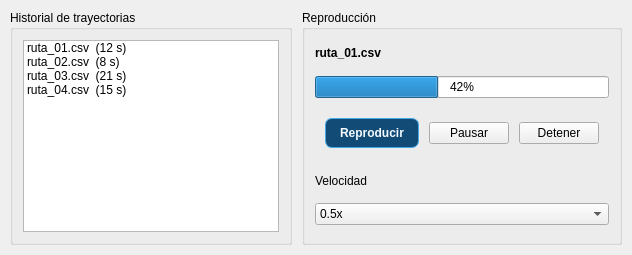
      <widget class="QWidget" name="tabReproduccion">
       <attribute name="title">
        <string>Reproducción</string>
       </attribute>
       <layout class="QHBoxLayout" name="horizontalLayout_reproduccion">
        <property name="spacing">
         <number>10</number>
        </property>
        <property name="leftMargin">
         <number>10</number>
        </property>
        <property name="topMargin">
         <number>10</number>
        </property>
        <property name="rightMargin">
         <number>10</number>
        </property>
        <property name="bottomMargin">
         <number>10</number>
        </property>
        <item>
         <widget class="QGroupBox" name="groupBoxHistorial">
          <property name="title">
           <string>Historial de trayectorias</string>
          </property>
          <layout class="QVBoxLayout" name="verticalLayout_historial">
           <property name="spacing">
            <number>10</number>
           </property>
           <property name="leftMargin">
            <number>10</number>
           </property>
           <property name="topMargin">
            <number>10</number>
           </property>
           <property name="rightMargin">
            <number>10</number>
           </property>
           <property name="bottomMargin">
            <number>10</number>
           </property>
           <item>
            <widget class="QListWidget" name="listWidgetTrayectorias">
             <item>
              <property name="text">
               <string>ruta_01.csv  (12 s)</string>
              </property>
             </item>
             <item>
              <property name="text">
               <string>ruta_02.csv  (8 s)</string>
              </property>
             </item>
             <item>
              <property name="text">
               <string>ruta_03.csv  (21 s)</string>
              </property>
             </item>
             <item>
              <property name="text">
               <string>ruta_04.csv  (15 s)</string>
              </property>
             </item>
            </widget>
           </item>
          </layout>
         </widget>
        </item>
        <item>
         <widget class="QGroupBox" name="groupBoxReproduccion">
          <property name="title">
           <string>Reproducción</string>
          </property>
          <layout class="QVBoxLayout" name="verticalLayout_reproduccionCtrl">
           <property name="spacing">
            <number>10</number>
           </property>
           <property name="leftMargin">
            <number>10</number>
           </property>
           <property name="topMargin">
            <number>10</number>
           </property>
           <property name="rightMargin">
            <number>10</number>
           </property>
           <property name="bottomMargin">
            <number>10</number>
           </property>
           <item>
            <widget class="QLabel" name="labelTrayectoriaActual">
             <property name="font">
              <font>
               <bold>true</bold>
              </font>
             </property>
             <property name="text">
              <string>ruta_01.csv</string>
             </property>
            </widget>
           </item>
           <item>
            <widget class="QProgressBar" name="progressBarReproduccion">
             <property name="value">
              <number>42</number>
             </property>
            </widget>
           </item>
           <item>
            <layout class="QHBoxLayout" name="horizontalLayout_playBtns">
             <property name="spacing">
              <number>10</number>
             </property>
             <property name="leftMargin">
              <number>10</number>
             </property>
             <property name="topMargin">
              <number>10</number>
             </property>
             <property name="rightMargin">
              <number>10</number>
             </property>
             <property name="bottomMargin">
              <number>10</number>
             </property>
             <item>
              <widget class="QPushButton" name="pushButtonPlay">
               <property name="styleSheet">
                <string notr="true">background-color:#124B76; color:#F2FAFF; border:1px solid #45A9E8; border-radius:7px; padding:7px 14px; font-weight:600;</string>
               </property>
               <property name="text">
                <string>Reproducir</string>
               </property>
              </widget>
             </item>
             <item>
              <widget class="QPushButton" name="pushButtonPause">
               <property name="text">
                <string>Pausar</string>
               </property>
              </widget>
             </item>
             <item>
              <widget class="QPushButton" name="pushButtonStopPlay">
               <property name="text">
                <string>Detener</string>
               </property>
              </widget>
             </item>
            </layout>
           </item>
           <item>
            <widget class="QLabel" name="labelVelocidad">
             <property name="text">
              <string>Velocidad</string>
             </property>
            </widget>
           </item>
           <item>
            <widget class="QComboBox" name="comboBoxVelocidad">
             <item>
              <property name="text">
               <string>0.5x</string>
              </property>
             </item>
             <item>
              <property name="text">
               <string>1x</string>
              </property>
             </item>
             <item>
              <property name="text">
               <string>1.5x</string>
              </property>
             </item>
            </widget>
           </item>
           <item>
            <spacer name="verticalSpacer_repro">
             <property name="orientation">
              <enum>Qt::Vertical</enum>
             </property>
            </spacer>
           </item>
          </layout>
         </widget>
        </item>
       </layout>
      </widget>
